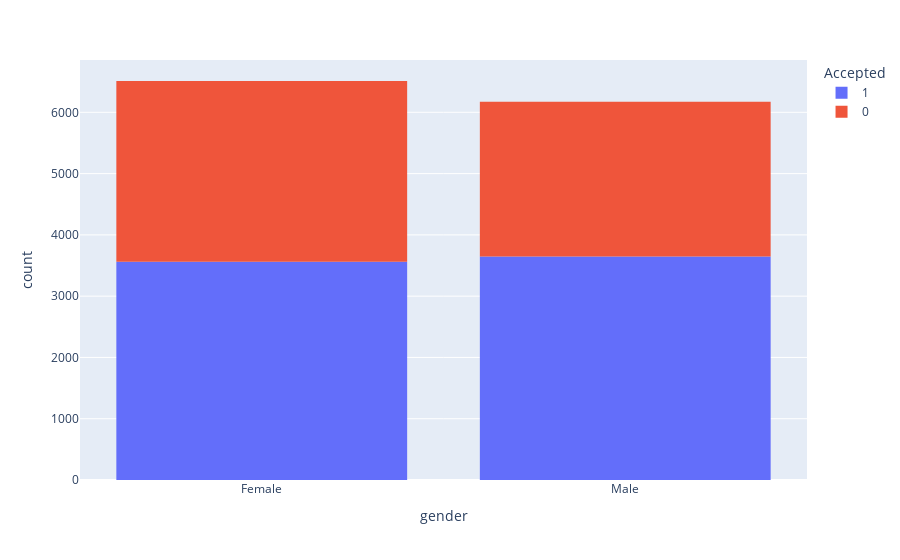

Write notebook code for a chart like this one.
### Code cell
px.histogram(data, x='gender', color= 'Accepted')

### Figure 1 — Plotly figure (JSON) as saved in the notebook; plotly's stock layout.template omitted (floating-point values rounded to 4 significant figures; data arrays with more than 128 entries replaced by an {"elided": "..."} marker saying what was removed)
{"data": [{"alignmentgroup": "True", "bingroup": "x", "hovertemplate": "Accepted=1<br>gender=%{x}<br>count=%{y}<extra></extra>", "legendgroup": "1", "marker": {"color": "#636efa", "pattern": {"shape": ""}}, "name": "1", "offsetgroup": "1", "orientation": "v", "showlegend": true, "type": "histogram", "x": {"elided": "7210 str values"}, "xaxis": "x", "yaxis": "y"}, {"alignmentgroup": "True", "bingroup": "x", "hovertemplate": "Accepted=0<br>gender=%{x}<br>count=%{y}<extra></extra>", "legendgroup": "0", "marker": {"color": "#EF553B", "pattern": {"shape": ""}}, "name": "0", "offsetgroup": "0", "orientation": "v", "showlegend": true, "type": "histogram", "x": {"elided": "5474 str values"}, "xaxis": "x", "yaxis": "y"}], "layout": {"barmode": "relative", "legend": {"title": {"text": "Accepted"}, "tracegroupgap": 0}, "margin": {"t": 60}, "xaxis": {"anchor": "y", "domain": [0, 1], "title": {"text": "gender"}}, "yaxis": {"anchor": "x", "domain": [0, 1], "title": {"text": "count"}}}}
